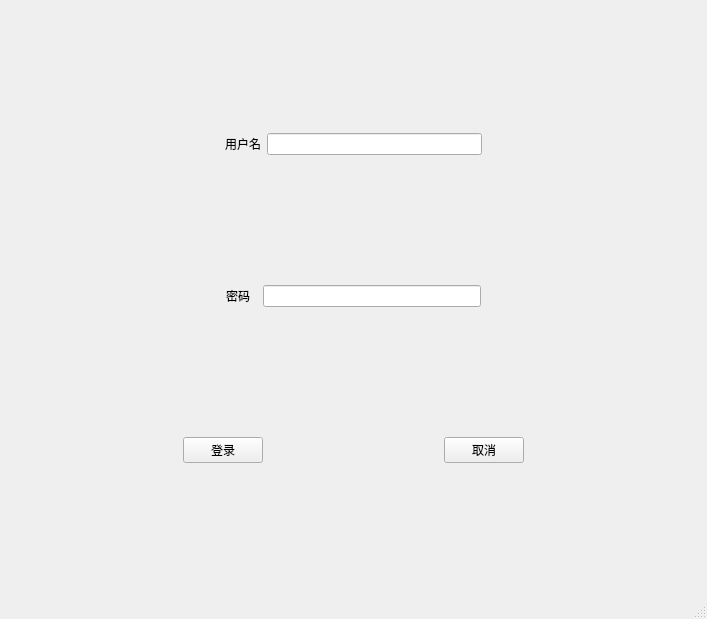
<?xml version="1.0" encoding="UTF-8"?>
<ui version="4.0">
 <class>MainWindow</class>
 <widget class="QMainWindow" name="MainWindow">
  <property name="geometry">
   <rect>
    <x>0</x>
    <y>0</y>
    <width>707</width>
    <height>619</height>
   </rect>
  </property>
  <property name="windowTitle">
   <string>MainWindow</string>
  </property>
  <widget class="QWidget" name="centralwidget">
   <layout class="QVBoxLayout" name="verticalLayout_2">
    <item>
     <layout class="QHBoxLayout" name="horizontalLayout">
      <item>
       <spacer name="horizontalSpacer">
        <property name="orientation">
         <enum>Qt::Horizontal</enum>
        </property>
        <property name="sizeHint" stdset="0">
         <size>
          <width>40</width>
          <height>20</height>
         </size>
        </property>
       </spacer>
      </item>
      <item>
       <widget class="QLabel" name="label">
        <property name="text">
         <string>用户名</string>
        </property>
       </widget>
      </item>
      <item>
       <widget class="QLineEdit" name="user"/>
      </item>
      <item>
       <spacer name="horizontalSpacer_2">
        <property name="orientation">
         <enum>Qt::Horizontal</enum>
        </property>
        <property name="sizeHint" stdset="0">
         <size>
          <width>40</width>
          <height>20</height>
         </size>
        </property>
       </spacer>
      </item>
     </layout>
    </item>
    <item>
     <layout class="QHBoxLayout" name="horizontalLayout_2">
      <item>
       <spacer name="horizontalSpacer_3">
        <property name="orientation">
         <enum>Qt::Horizontal</enum>
        </property>
        <property name="sizeHint" stdset="0">
         <size>
          <width>40</width>
          <height>20</height>
         </size>
        </property>
       </spacer>
      </item>
      <item>
       <widget class="QLabel" name="label_2">
        <property name="text">
         <string>密码  </string>
        </property>
       </widget>
      </item>
      <item>
       <widget class="QLineEdit" name="password">
        <property name="echoMode">
         <enum>QLineEdit::Password</enum>
        </property>
       </widget>
      </item>
      <item>
       <spacer name="horizontalSpacer_4">
        <property name="orientation">
         <enum>Qt::Horizontal</enum>
        </property>
        <property name="sizeHint" stdset="0">
         <size>
          <width>40</width>
          <height>20</height>
         </size>
        </property>
       </spacer>
      </item>
     </layout>
    </item>
    <item>
     <layout class="QHBoxLayout" name="horizontalLayout_3">
      <item>
       <spacer name="horizontalSpacer_5">
        <property name="orientation">
         <enum>Qt::Horizontal</enum>
        </property>
        <property name="sizeHint" stdset="0">
         <size>
          <width>40</width>
          <height>20</height>
         </size>
        </property>
       </spacer>
      </item>
      <item>
       <widget class="QPushButton" name="loginBtn">
        <property name="text">
         <string>登录</string>
        </property>
       </widget>
      </item>
      <item>
       <spacer name="horizontalSpacer_7">
        <property name="orientation">
         <enum>Qt::Horizontal</enum>
        </property>
        <property name="sizeHint" stdset="0">
         <size>
          <width>20</width>
          <height>20</height>
         </size>
        </property>
       </spacer>
      </item>
      <item>
       <widget class="QPushButton" name="cancelBtn">
        <property name="text">
         <string>取消</string>
        </property>
       </widget>
      </item>
      <item>
       <spacer name="horizontalSpacer_6">
        <property name="orientation">
         <enum>Qt::Horizontal</enum>
        </property>
        <property name="sizeHint" stdset="0">
         <size>
          <width>40</width>
          <height>20</height>
         </size>
        </property>
       </spacer>
      </item>
     </layout>
    </item>
   </layout>
  </widget>
  <widget class="QMenuBar" name="menubar">
   <property name="geometry">
    <rect>
     <x>0</x>
     <y>0</y>
     <width>707</width>
     <height>22</height>
    </rect>
   </property>
  </widget>
  <widget class="QStatusBar" name="statusbar"/>
 </widget>
 <resources/>
 <connections/>
</ui>
